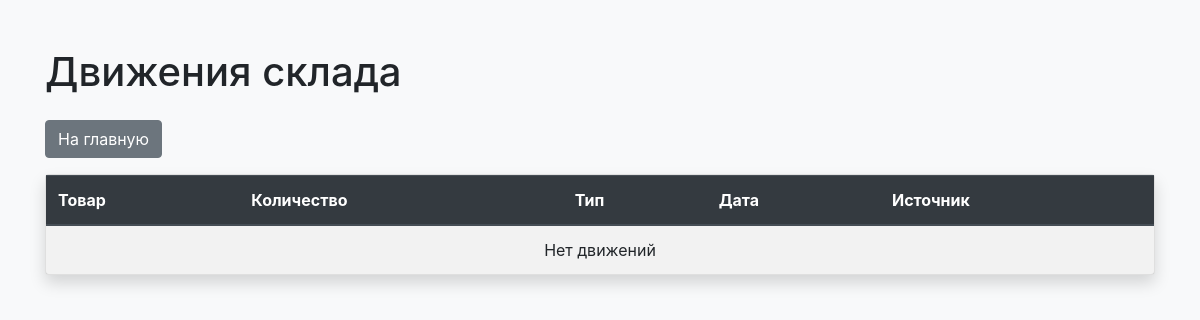
The app's page /core/stock/, older data.
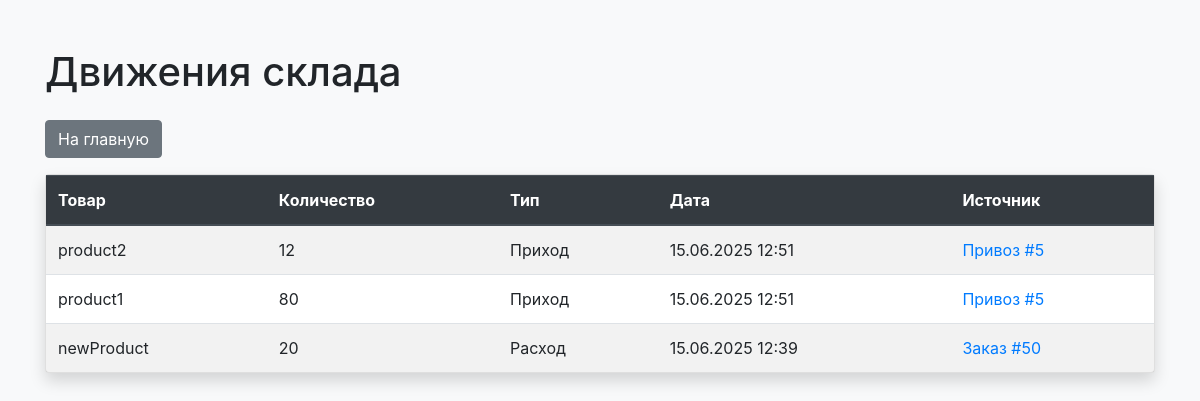
The same page, newer data.
### core/models.py (models this page shows, shortened)
class StockMovement(models.Model):
    MOVEMENT_TYPES = [
        ('in', 'Приход'),
        ('out', 'Расход'),
    ]
    product = models.ForeignKey(Product, on_delete=models.CASCADE, verbose_name='Товар')
    quantity = models.PositiveIntegerField(verbose_name='Количество')
    movement_type = models.CharField(max_length=3, choices=MOVEMENT_TYPES, verbose_name='Тип движения')
    date = models.DateTimeField(auto_now_add=True, verbose_name='Дата')
    source_type = models.CharField(max_length=10, verbose_name='Тип источника')
    source_id = models.PositiveIntegerField(verbose_name='ID источника')
    class Meta:
        verbose_name = 'Движение товара'
        verbose_name_plural = 'Движения товаров'
        ordering = ['-date']

class Product(models.Model):
    name = models.CharField(max_length=200, verbose_name='Название')
    description = models.TextField(verbose_name='Описание', blank=True)
    price = models.DecimalField(max_digits=10, decimal_places=2, verbose_name='Цена')
    stock = models.IntegerField(default=0, verbose_name='Количество на складе')
    created_at = models.DateTimeField(auto_now_add=True, verbose_name='Дата создания')
    updated_at = models.DateTimeField(auto_now=True, verbose_name='Дата обновления')
    class Meta:
        verbose_name = 'Товар'
        verbose_name_plural = 'Товары'

### core/views.py (the view)
# urls.py: path('stock/', views.stock_list, name='stock_list'),
def stock_list(request):
    from .models import StockMovement
    stock = StockMovement.objects.all().order_by('-date')
    return render(request, 'stock_list.html', {'stock': stock})

### templates/stock_list.html (shortened to what this page needs)
<!DOCTYPE html>
<html lang="ru">
<head>
    <link rel="stylesheet" href="https://stackpath.bootstrapcdn.com/bootstrap/4.5.2/css/bootstrap.min.css">
</head>
<body class="bg-light">
    <div class="container py-5">
        <h1 class="mb-4">Движения склада</h1>
        <a href="/" class="btn btn-secondary mb-3">На главную</a>
        <div class="card shadow">
            <div class="card-body p-0">
                <table class="table table-striped mb-0">
                    <thead class="thead-dark">
                        <tr>
                            <th>Товар</th>
                            <th>Количество</th>
                            <th>Тип</th>
                            <th>Дата</th>
                            <th>Источник</th>
                        </tr>
                    </thead>
                    <tbody>
                        {% for item in stock %}
                        <tr>
                            <td>{{ item.product.name }}</td>
                            <td>{{ item.quantity }}</td>
                            <td>{{ item.get_movement_type_display }}</td>
                            <td>{{ item.date|date:'d.m.Y H:i' }}</td>
                            <td>
                                {% if item.source_type == 'order' %}
                                    <a href="/core/orders/{{ item.source_id }}/edit/">Заказ #{{ item.source_id }}</a>
                                {% elif item.source_type == 'delivery' %}
                                    <a href="/core/deliveries/{{ item.source_id }}/edit/">Привоз #{{ item.source_id }}</a>
                                {% else %}
                                    {{ item.source_type }} #{{ item.source_id }}
                                {% endif %}
                            </td>
                        </tr>
                        {% empty %}
                        <tr><td colspan="5" class="text-center">Нет движений</td></tr>
                        {% endfor %}
                    </tbody>
                </table>
            </div>
        </div>
    </div>
</body>
</html>

Row changes from the older to the newer data that the page shows:
added StockMovement: product.name "product2", quantity "12", movement_type "Приход", date "15.06.2025 12:51", source_id "5"
added StockMovement: product.name "product1", quantity "80", movement_type "Приход", date "15.06.2025 12:51", source_id "5"
added StockMovement: product.name "newProduct", quantity "20", movement_type "Расход", date "15.06.2025 12:39", source_id "50"
Text that changed along with them:
text no longer shown: "Нет движений"
